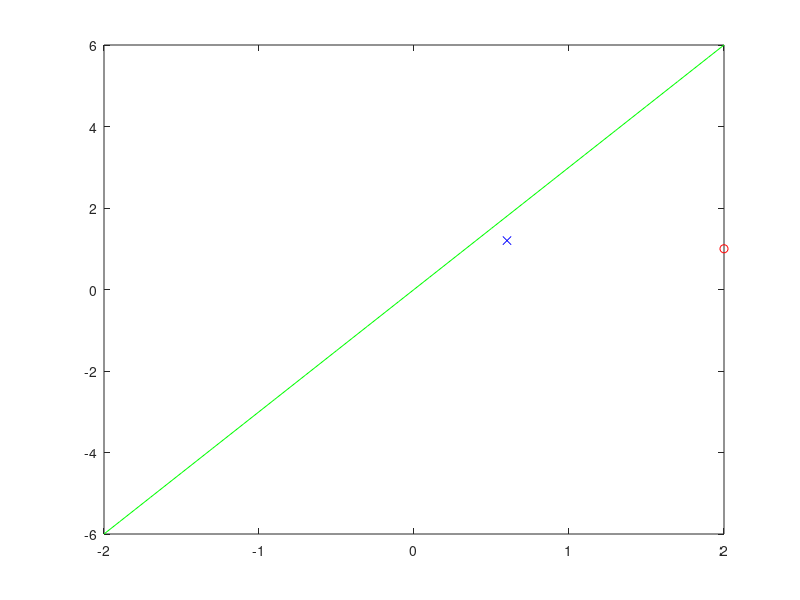

This chart was generated by the following MATLAB code:
w = [2;1]
p = [1;1]
wh = w/norm(w)

norm(wh)

plot(2,1,"ro")

x = -2:.1:2
y = 3*x

hold on
plot(x,y,'g')

P=wh*wh'

T = P*p

plot(0.6,1.2,"bx")

hold off

